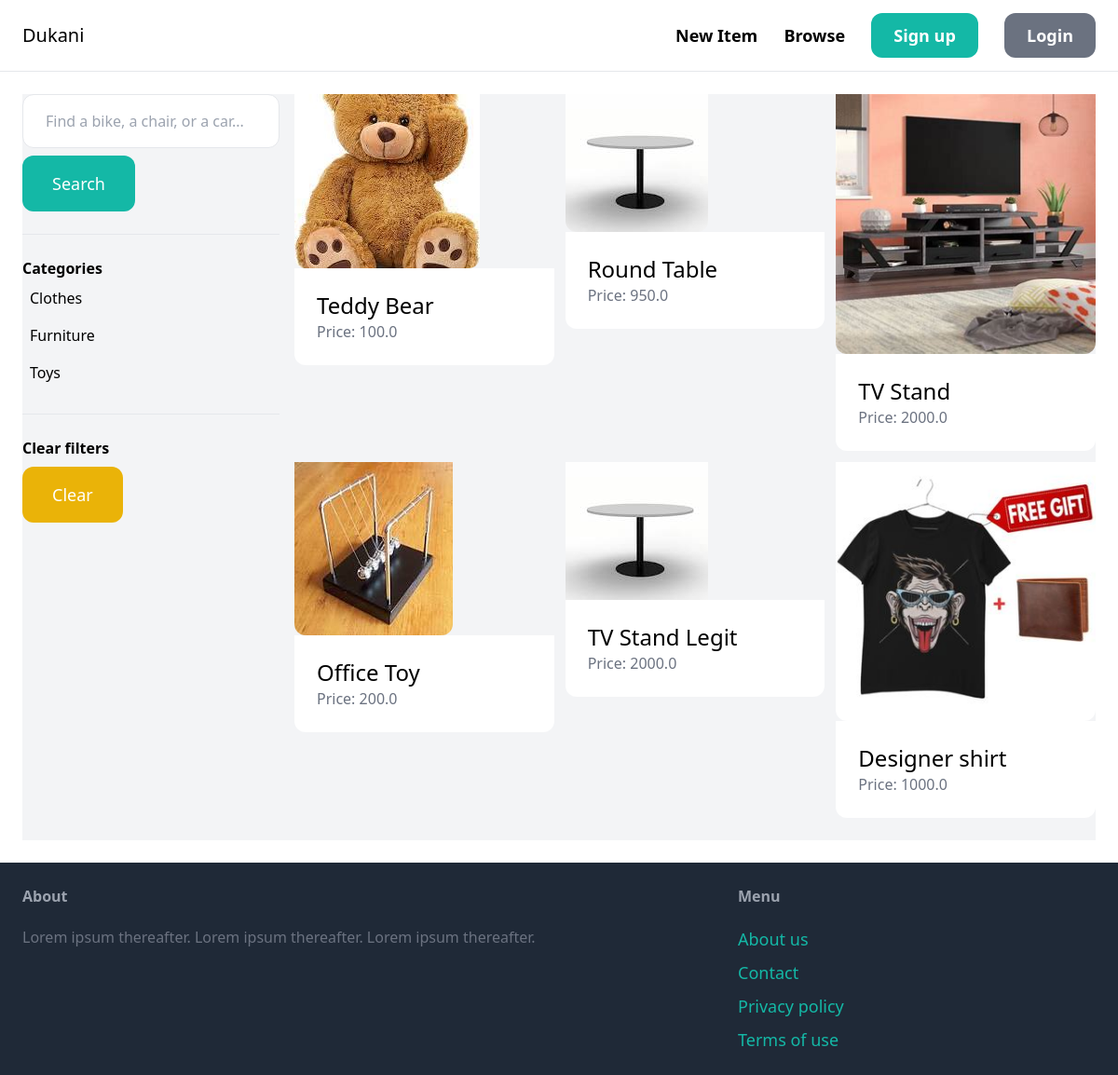
The page /item/ on the database its author committed.
### item/models.py (models this page shows, shortened)
class Category(models.Model):
    name = models.CharField(max_length=255)
    class Meta:
        ordering = ('name',)
        verbose_name_plural = 'Categories'

class Item(models.Model):
    category = models.ForeignKey(Category, related_name='items', on_delete=models.CASCADE)
    name = models.CharField(max_length=255)
    description = models.TextField(blank=True, null=True)
    price = models.FloatField()
    image = models.ImageField(upload_to='item_images', blank=True, null=True, default='item/round_table.jpg')
    is_sold = models.BooleanField(default=False)
    created_by = models.ForeignKey(User, related_name='items', on_delete=models.CASCADE)
    created_at = models.DateTimeField(auto_now_add=True)
    class Meta:
        verbose_name_plural = 'Items'

### item/views.py (the view)
# urls.py: path('', views.items, name='items'),
def items(request):
    query = request.GET.get('query', '')
    categories = Category.objects.all()
    category_id = request.GET.get('category', 0)
    items = Item.objects.filter(is_sold=False)
    for item in items:
        if item.image and hasattr(item.image, 'url'):
            image_url = item.image.url
        else:
            image_url = 'item/round_table.jpg'
    if category_id:
        items = items.filter(category_id=category_id)
    if query:
        items = items.filter(Q(name__icontains=query) | Q(description__icontains=query))
    return render(request, 'item/items.html', {
        'items': items,
        'query': query,
        'categories': categories,
        'category_id': int(category_id)
    })

### item/templates/item/items.html (shortened to what this page needs)
{% extends 'core/base.html' %}
{% load static %}
{% block content %}
    <div class="pb-6 grid grid-cols-4 gap-4 bg-gray-100">
        <div class="col-span-1">
            <form method="get" action="{% url 'item:items' %}">
                <input name="query" class="w-full py-4 px-6 border rounded-xl" type="text" value="{{ query }}" placeholder="Find a bike, a chair, or a car...">
                <button class="mt-2 py-4 px-8 text-lg bg-teal-500 text-white rounded-xl">Search</button>
            </form>
            <hr class="my-6">
            <p class="font-semibold">Categories</p>
            <ul>
                {% for category in categories %}
                    <li class="py-2 px-2 rounded-xl{% if category.id == category_id %} bg-gray-200 {% endif %}">
                        <a href="{% url 'item:items' %}?query={{query}}&category={{ category.id }}">{{ category.name }}</a>
                    </li>
                {% endfor %}
            </ul>
            <hr class="my-6">
            <p class="font-semibold">Clear filters</p>
            <ul>
                <li><a href="{% url 'item:items' %}" class="mt-2 py-4 px-8 inline-block bg-yellow-500 text-lg rounded-xl text-white">Clear</a></li>
            </ul>
        </div>
        <div class="col-span-3">
            <div class="grid grid-cols-3 gap-3">
            {% for item in items %}
                <div>
                    <a href="{% url 'item:detail' item.id %}">
                        <div>
                            {% if item.image %}
                                <img src="{{ item.image.url }}" class="rounded-b-xl">
                            {% else %}
                                <img src="{% static 'item/round_table.jpg' %}" alt="Default image">
                            {% endif %}
                        </div>
                        <div class="p-6 bg-white rounded-b-xl">
                            <h2 class="text-2xl">{{ item.name }}</h2>
                            <p class="text-gray-500">Price: {{ item.price }}</p>
                        </div>
                    </a>
                </div>
            {% endfor %}
        </div>
        </div>
    </div>
{% endblock %}

### rows shown on the page
Category: name "Clothes"
Category: name "Furniture"
Category: name "Toys"
Item: image (picture), name "Teddy Bear", price "100.0"
Item: image (picture), name "Round Table", price "950.0"
Item: image (picture), name "TV Stand", price "2000.0"
Item: image (picture), name "Office Toy", price "200.0"
Item: name "TV Stand Legit", price "2000.0"
Item: image (picture), name "Designer shirt", price "1000.0"
